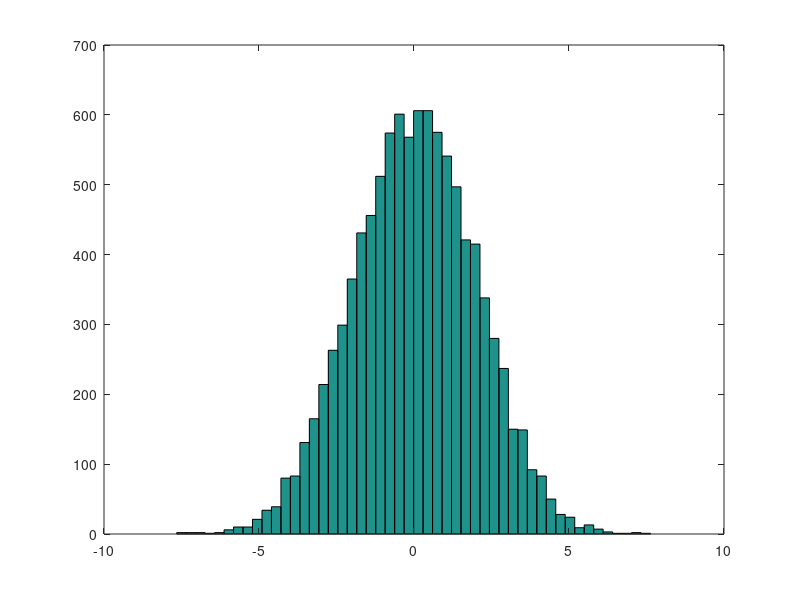
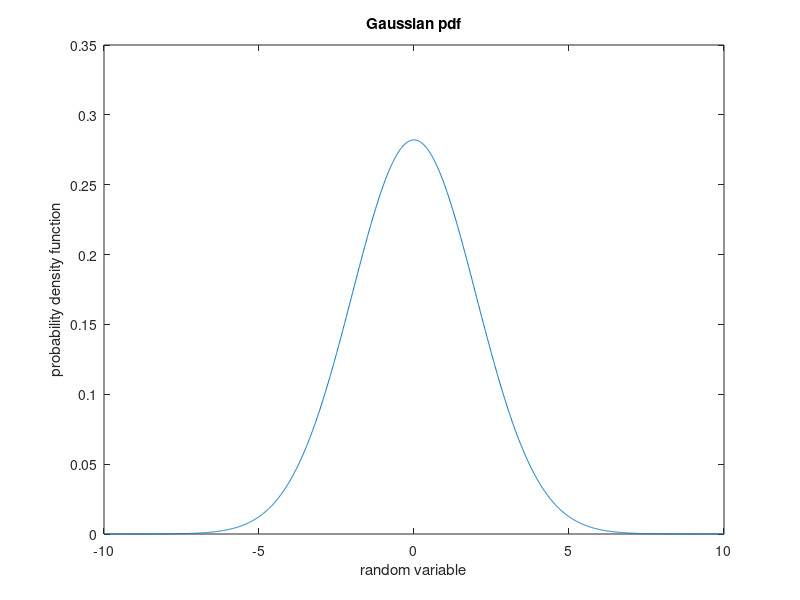

Write the MATLAB code that produced these figures, in order.
% Generation of Rayleigh random variable
clc; clear all; close all;

m=0; % mean
sgma=2; 
n=10000; % number or random numbers
U=rand(1,n); % n uniform r.v.
% Gaussian r.v. from from U
R=m+sqrt(2)*sgma*erfcinv(2*(1-U));
disp('Generated Gaussian random numbers are')
% R
figure(1),
hist(R,50);

% plot the pdf
x=(m-5*sgma):0.01:(m+5*sgma); % define x-axis 
y=1/(sqrt(2*pi*sgma)).*exp(-0.5*((x-m)/sgma).^2); % Gaussian pdf

figure(2),
plot (x,y)
ylabel('probability density function'); xlabel('random variable');
title('Gaussian pdf');
